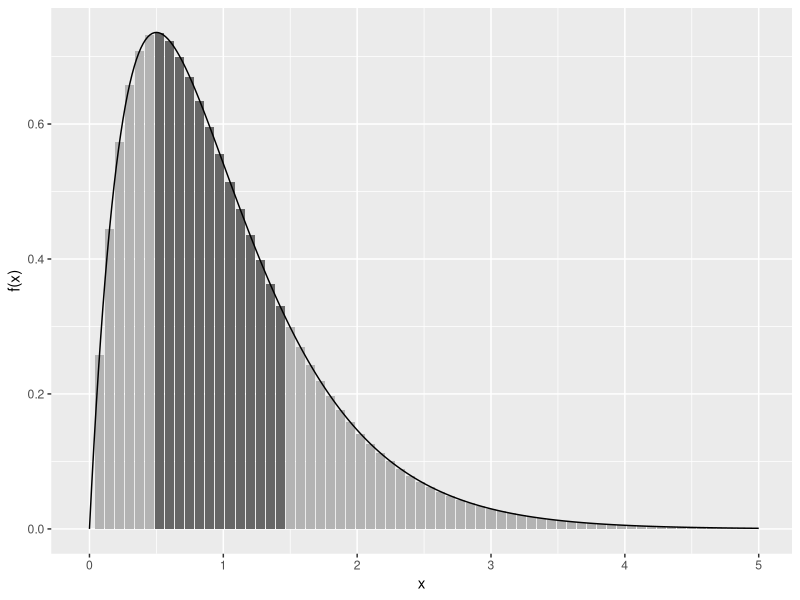
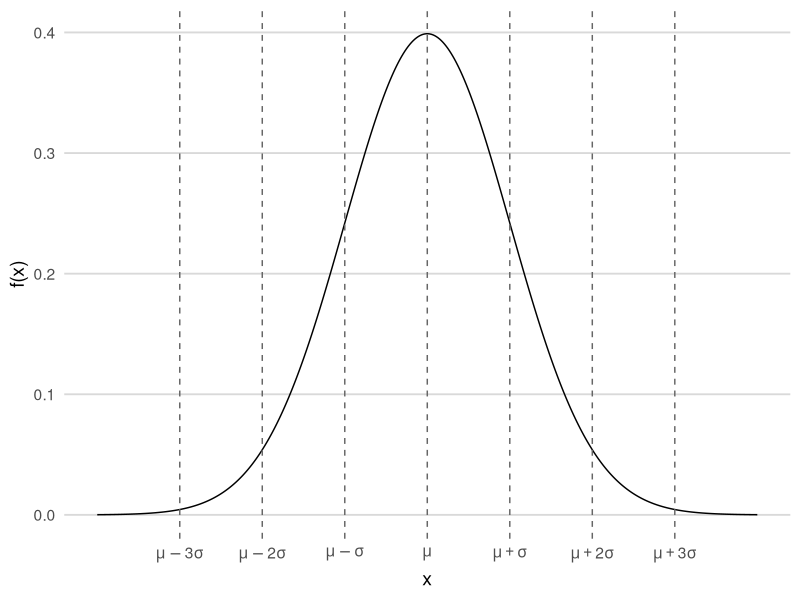
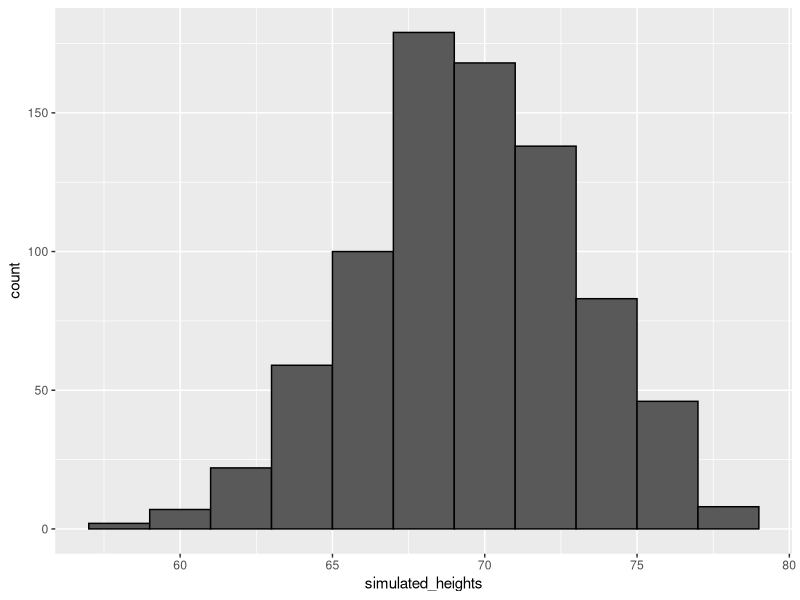
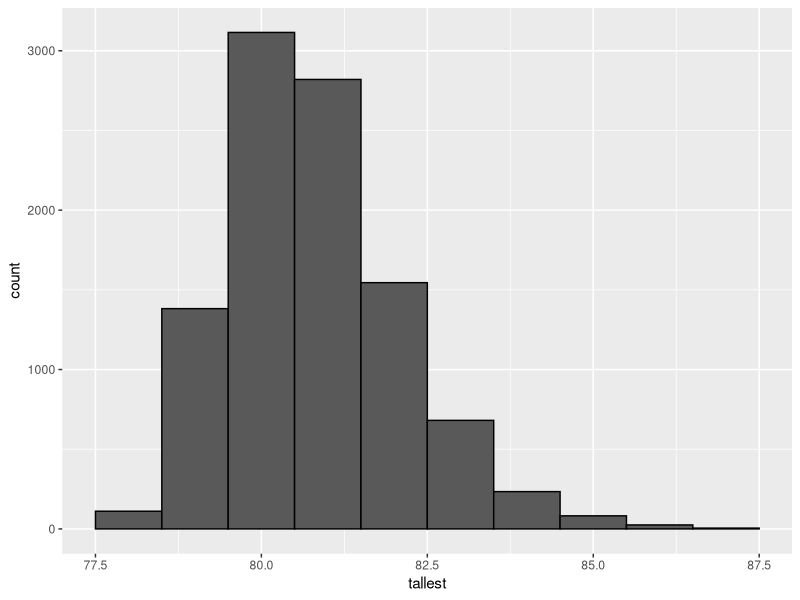

The R script that drew these images, in order:
## ---- chunk 1
library(tidyverse)
library(dslabs)
x <- heights |> filter(sex == "Male") |> pull(height)
## ---- chunk 2
F <- function(a) mean(x <= a)
## ---- chunk 3
1 - F(70.5)
## ---- chunk 4
cont <- data.frame(x = seq(0, 5, len = 300))
cont$y <- dgamma(cont$x, 2, 2)
disc <- data.frame(x = seq(0, 5, 0.075))
disc$y <-  dgamma(disc$x, 2, 2)
disc$ab <- disc$x > 0.5 & disc$x < 1.5
ggplot(mapping = aes(x, y)) +
  geom_col(aes(fill = ab), data = disc, show.legend = FALSE) +
  geom_line(data = cont) +
  ylab("f(x)") + 
  scale_fill_manual(values = c("grey70", "grey40"))
## ---- chunk 5
#| echo: false

m <- 0
s <- 1

# Generate normal density
xx <- seq(m - 4*s, m + 4*s, length.out = 400)
df <- data.frame(x = xx, f = dnorm(xx, mean = m, sd = s))

# Points of interest
marks <- c(m - 3*s, m - 2*s, m - s, m, m + s, m + 2*s, m + 3*s)
labels <- c(
  expression(mu - 3*sigma),
  expression(mu - 2*sigma),
  expression(mu - sigma),
  expression(mu),
  expression(mu + sigma),
  expression(mu + 2*sigma),
  expression(mu + 3*sigma)
)

# Plot
ggplot(df, aes(x, f)) +
  geom_line() +
  geom_vline(xintercept = marks, linetype = "dashed", color = "grey40") +
  scale_x_continuous(
    name = "x",
    breaks = marks,
    labels = labels
  ) +
  ylab("f(x)") +
  theme_minimal(base_size = 14) +
  theme(
    panel.grid.minor = element_blank(),
    panel.grid.major.y = element_line(color = "grey85"),
    panel.grid.major.x = element_blank()
  )

## ---- chunk 6
m <- mean(x)
s <- sd(x)
1 - pnorm(70.5, m, s)
## ---- chunk 7
n <- length(x)
m <- mean(x)
s <- sd(x)
simulated_heights <- rnorm(n, m, s)
## ---- chunk 8
data.frame(simulated_heights = simulated_heights) |>
  ggplot(aes(simulated_heights)) + 
  geom_histogram(color = "black", binwidth = 2) 
## ---- chunk 9
tallest <- replicate(10000, max(rnorm(800, m, s)))
## ---- chunk 10
mean(tallest >= 7*12)
## ---- chunk 11
data.frame(tallest = tallest) |> ggplot(aes(tallest)) + 
  geom_histogram(color = "black", binwidth = 1) 
